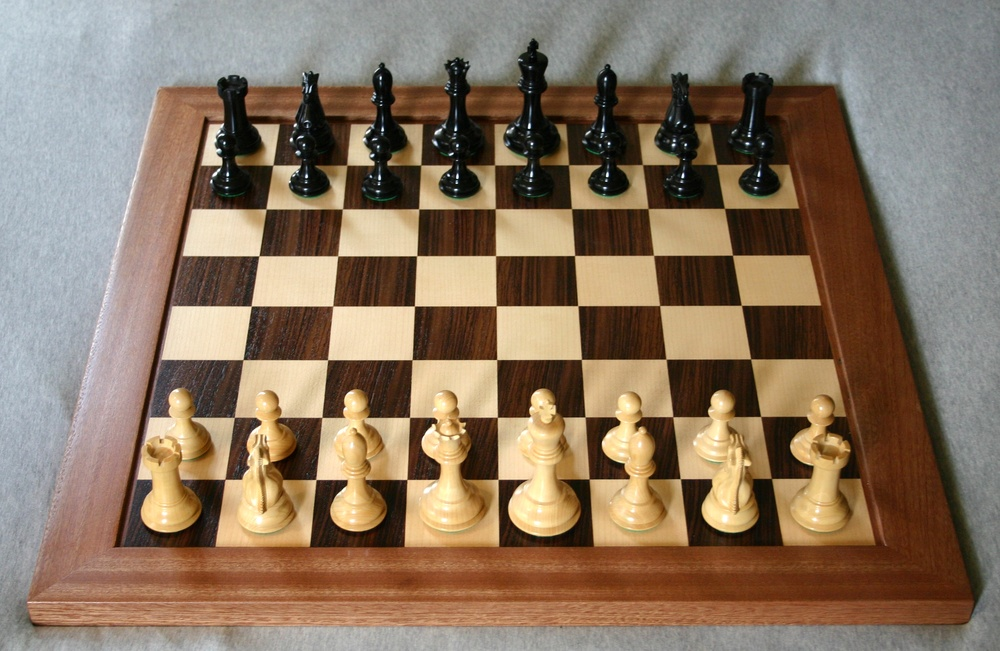
#> input picture Chess_board.jpg, 1000 x 651 px, shrunk from 2611 x 1699 before the run
$ python L0005_original.py
#> lines starting #> are read from the running program, lines starting #| are printed output that depends on the picture; after the words box and inside, x2 and y2 are one past the last pixel; in counts of white or black regions, pixels touching at a corner belong together
import cv2
import numpy as np
import matplotlib.pyplot as plt


class ImageProcessingTask:
    def __init__(self, image_path, enable_debug_show=False):
#> called with image_path = 'Chess_board.jpg', enable_debug_show = False
        self.enable_debug_show = enable_debug_show
        self.image = cv2.imread(image_path)
#> self.image is the input picture: shape (651, 1000, 3); mean B, G, R 97.9, 117.7, 137.6
        if self.enable_debug_show:
            self.display_image(image=self.image, title="Color Image")

    def display_image(self, image, title="Image"):
        cv2.imshow(title, image)
        cv2.waitKey(0)
        cv2.destroyAllWindows()

    def convert_to_grayscale(self):
        self.grayscale_image = cv2.cvtColor(self.image, cv2.COLOR_BGR2GRAY)
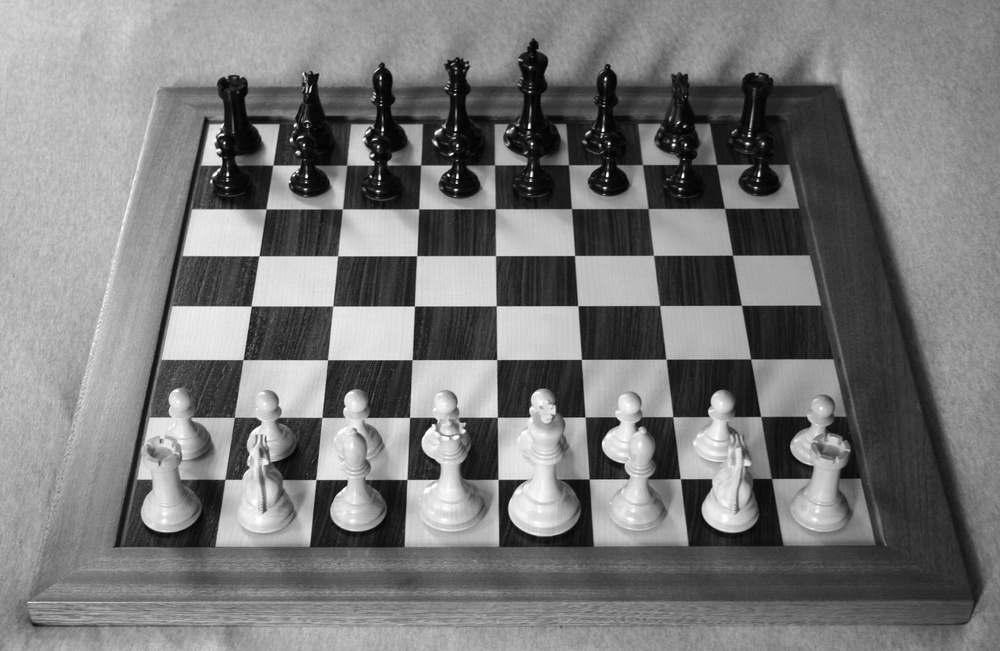
#> self.grayscale_image: shape (651, 1000); min 1, max 255, mean 121.4
        if self.enable_debug_show:
            self.display_image(self.grayscale_image, "Grayscale Image")

    def apply_gaussian_blur(self):
        self.blurred_image = cv2.GaussianBlur(self.grayscale_image, (5, 5), 0)
        if self.enable_debug_show:
            self.display_image(self.blurred_image, "Blurred Image")

    def rotate_image(self, angle):
#> called with angle = 45
        rows, cols = self.image.shape[:2]
#> rows = 651; cols = 1000
        rotation_matrix = cv2.getRotationMatrix2D((cols / 2, rows / 2), angle, 1)
        self.rotated_image = cv2.warpAffine(self.image, rotation_matrix, (cols, rows))
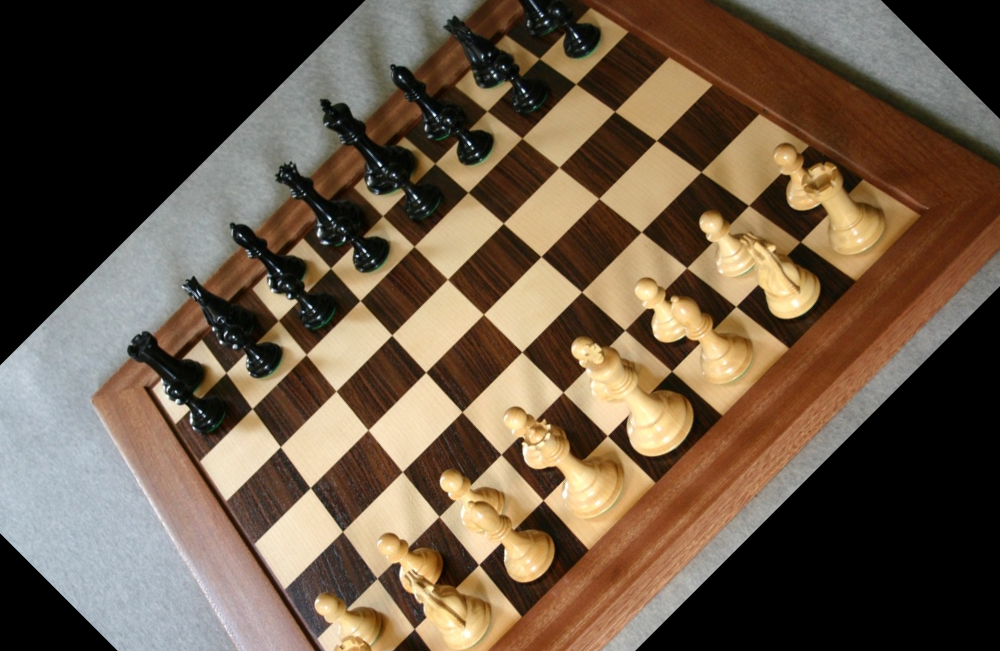
#> self.rotated_image: shape (651, 1000, 3); mean B, G, R 69.7, 87.7, 105.2
        if self.enable_debug_show:
            self.display_image(self.rotated_image, "Rotated Image")

    def apply_binary_threshold(self, threshold_value=128, max_value=255, threshold_type=cv2.THRESH_BINARY):
#> called with threshold_value = 128, max_value = 255, threshold_type = 0
        _, self.thresholded_image = cv2.threshold(self.grayscale_image, threshold_value, max_value, threshold_type)
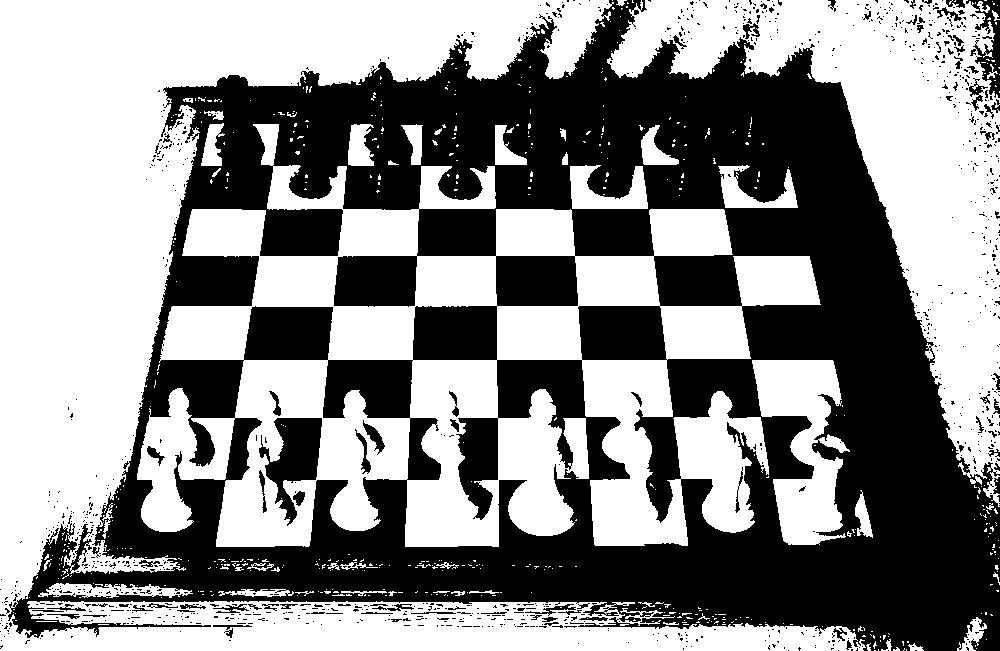
#> self.thresholded_image: shape (651, 1000); 54.4% white; 1072 black regions (987 under 20 px), largest, box (x1, y1, x2, y2) and area: (8, 0, 1000, 651) 283781, (259, 418, 322, 526) 3263, (966, 0, 1000, 98) 1318
        if self.enable_debug_show:
            self.display_image(self.thresholded_image, "Thresholded Image")

class LineDetectionAndCrossIdentificationTask:
    def __init__(self, grayscale_image):
        self.grayscale_image = grayscale_image

    def display_image(self, image, title="Image"):
        cv2.imshow(title, image)
        cv2.waitKey(0)
        cv2.destroyAllWindows()


    def detect_lines(self):
        # TODO IMPLEMENT ...

#> (the run stopped early here; a loop or call above may not have finished)

$ run again, with _color.jpg copied over Chess_board.jpg
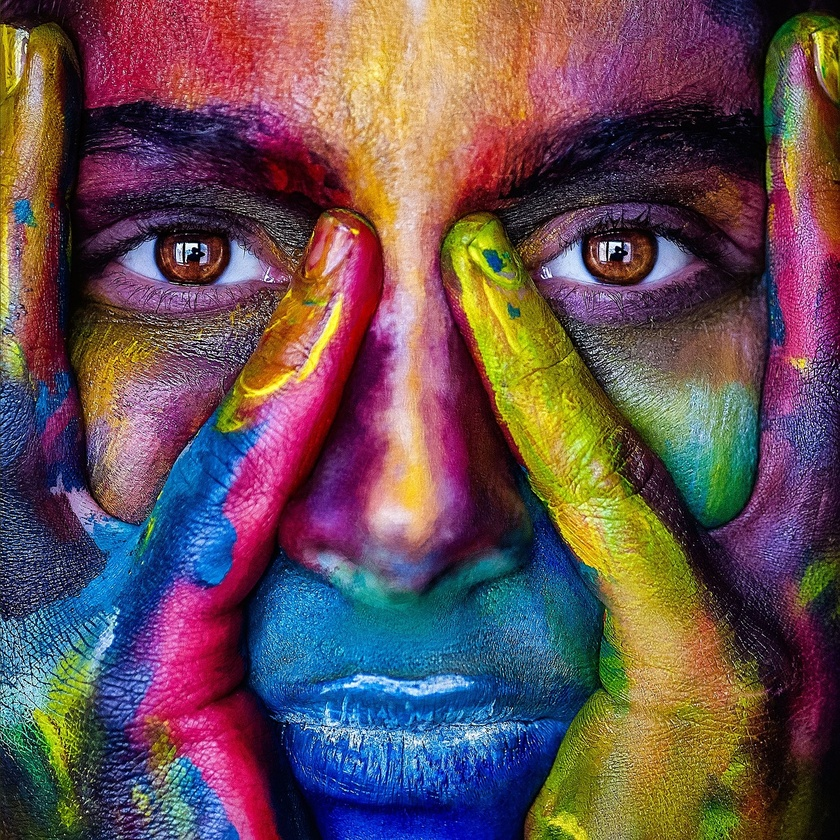
#> input picture _color.jpg, 840 x 840 px, shrunk from 1280 x 1280 before the run
#> in __init__, self.image is the input picture: shape (840, 840, 3); mean B, G, R 84.6, 79.7, 103.4
#> in rotate_image, `self.rotated_image = cv2.warpAffine(self.image, rotation_matrix, (cols..`:
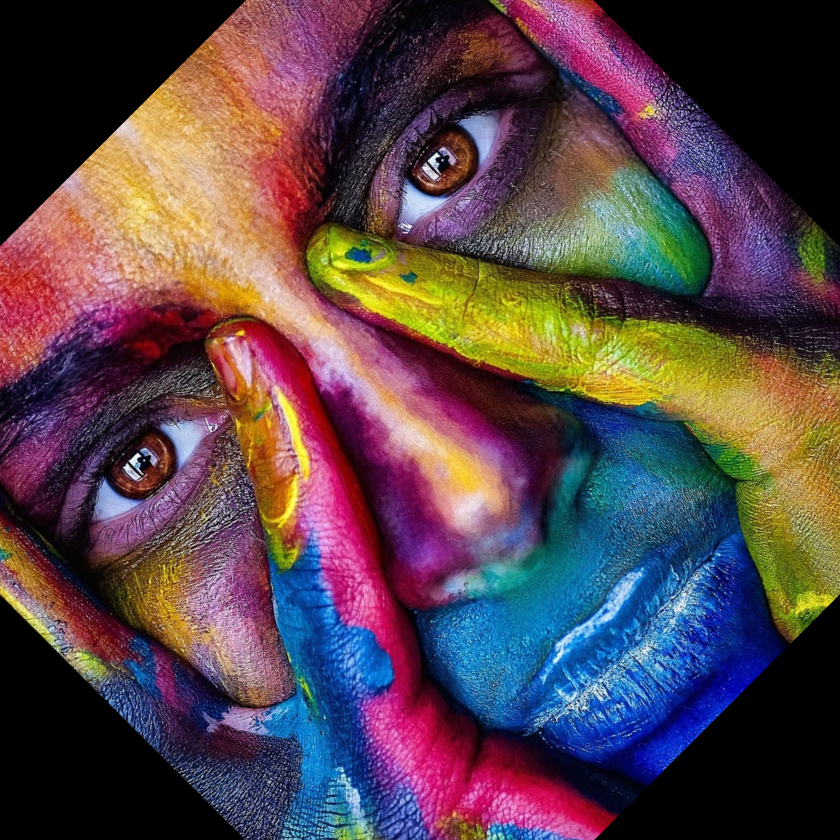
#> self.rotated_image: shape (840, 840, 3); mean B, G, R 74.9, 68, 88
#> in apply_binary_threshold, `_, self.thresholded_image = cv2.threshold(self.grayscale_image, thresh..`:
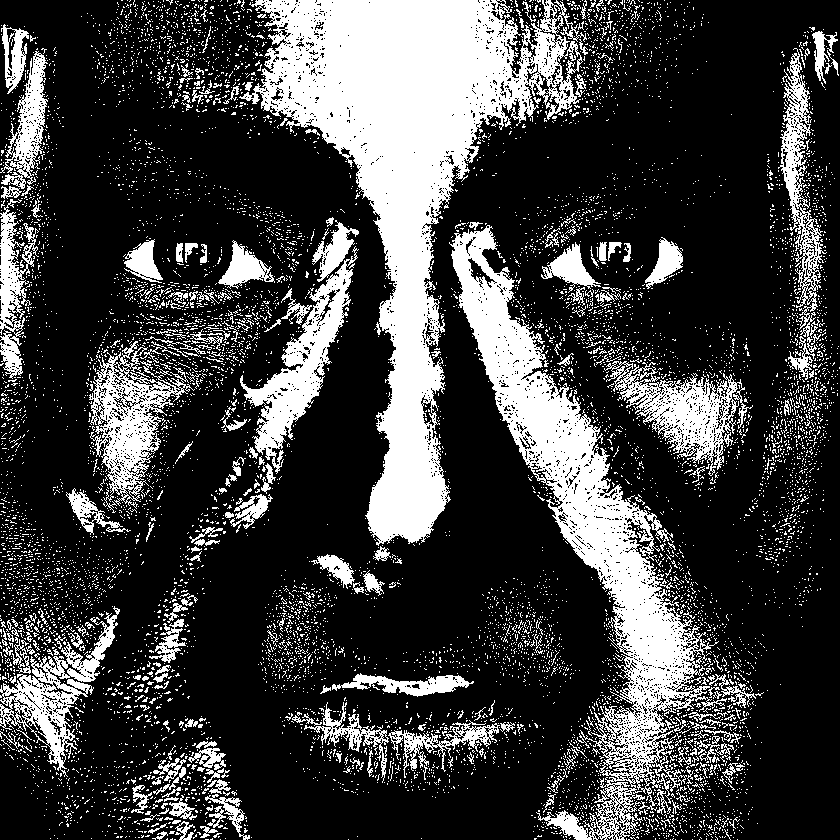
#> self.thresholded_image: shape (840, 840); 25.3% white; 9188 white regions (8912 under 20 px), largest, box (x1, y1, x2, y2) and area: (239, 0, 587, 546) 59375, (449, 225, 727, 840) 34461, (240, 246, 359, 474) 6705
